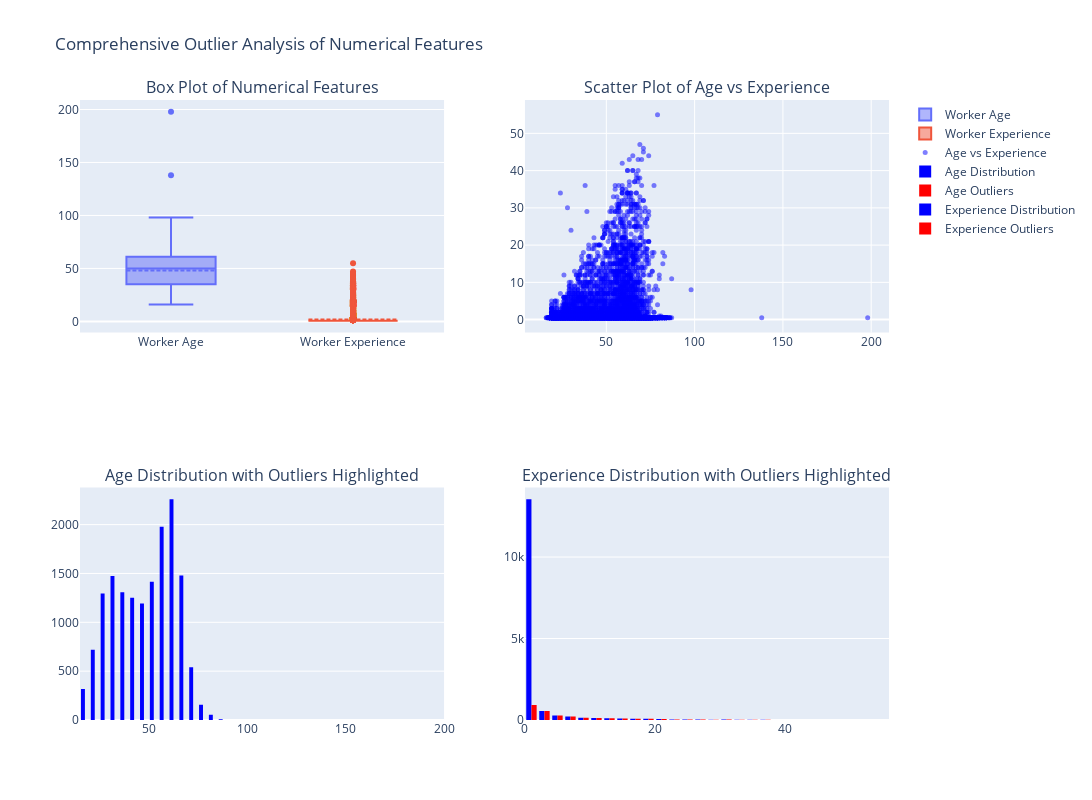

The notebook cell this image was saved under:
### Markdown cell above
### Outliers detection

### Code cell
#import plotly.express as px
import plotly.graph_objects as go
from plotly.subplots import make_subplots
import numpy as np
from scipy import stats

# Function to calculate outliers using IQR method
def get_outliers(df, column):
    Q1 = df[column].quantile(0.25)
    Q3 = df[column].quantile(0.75)
    IQR = Q3 - Q1
    lower_bound = Q1 - 1.5 * IQR
    upper_bound = Q3 + 1.5 * IQR
    outliers = df[(df[column] < lower_bound) | (df[column] > upper_bound)][column]
    return outliers, lower_bound, upper_bound

# Create subplots
fig = make_subplots(
    rows=2, cols=2,
    subplot_titles=('Box Plot of Numerical Features', 
                   'Scatter Plot of Age vs Experience',
                   'Age Distribution with Outliers Highlighted',
                   'Experience Distribution with Outliers Highlighted')
)

# 1. Box Plot
fig.add_trace(
    go.Box(y=df2['Worker_age'], name='Worker Age', boxmean=True),
    row=1, col=1
)
fig.add_trace(
    go.Box(y=df2['Worker_Experience_in_Years'], name='Worker Experience', boxmean=True),
    row=1, col=1
)

# 2. Scatter Plot
fig.add_trace(
    go.Scatter(x=df2['Worker_age'], y=df2['Worker_Experience_in_Years'], 
               mode='markers', name='Age vs Experience',
               marker=dict(color='blue', size=5, opacity=0.5)),
    row=1, col=2
)

# 3. Age Distribution with Outliers
age_outliers, age_lower, age_upper = get_outliers(df2, 'Worker_age')
fig.add_trace(
    go.Histogram(x=df2['Worker_age'], name='Age Distribution',
                 nbinsx=50, marker_color='blue'),
    row=2, col=1
)
fig.add_trace(
    go.Histogram(x=age_outliers, name='Age Outliers',
                 nbinsx=50, marker_color='red'),
    row=2, col=1
)

# 4. Experience Distribution with Outliers
exp_outliers, exp_lower, exp_upper = get_outliers(df2, 'Worker_Experience_in_Years')
fig.add_trace(
    go.Histogram(x=df2['Worker_Experience_in_Years'], name='Experience Distribution',
                 nbinsx=50, marker_color='blue'),
    row=2, col=2
)
fig.add_trace(
    go.Histogram(x=exp_outliers, name='Experience Outliers',
                 nbinsx=50, marker_color='red'),
    row=2, col=2
)

# Update layout
fig.update_layout(
    height=800, width=1200,
    title_text="Comprehensive Outlier Analysis of Numerical Features",
    showlegend=True
)

# Show plot
fig.show()

# Print statistical summary of outliers
print("\
Outlier Statistics:")
print("\
Worker Age:")
print(f"Number of outliers: {len(age_outliers)}")
print(f"Outlier range: {age_lower:.2f} to {age_upper:.2f}")
print(f"Outlier values: Min = {age_outliers.min():.2f}, Max = {age_outliers.max():.2f}")

print("\
Worker Experience:")
print(f"Number of outliers: {len(exp_outliers)}")
print(f"Outlier range: {exp_lower:.2f} to {exp_upper:.2f}")
print(f"Outlier values: Min = {exp_outliers.min():.2f}, Max = {exp_outliers.max():.2f}")

# Display rows with extreme outliers
print("\
Extreme Age Outliers (Age > 100):")
print(df2[df2['Worker_age'] > 100][['Worker_age', 'Worker_Experience_in_Years', 'Occupation_Category_Description']])

### Figure 1 — Plotly figure (JSON) as saved in the notebook; plotly's stock layout.template omitted (floating-point values rounded to 4 significant figures; data arrays with more than 128 entries replaced by an {"elided": "..."} marker saying what was removed)
{"data": [{"boxmean": true, "name": "Worker Age", "type": "box", "xaxis": "x", "y": {"elided": "15455 float values"}, "yaxis": "y"}, {"boxmean": true, "name": "Worker Experience", "type": "box", "xaxis": "x", "y": {"elided": "15455 float values"}, "yaxis": "y"}, {"marker": {"color": "blue", "opacity": 0.5, "size": 5}, "mode": "markers", "name": "Age vs Experience", "type": "scatter", "x": {"elided": "15455 float values"}, "xaxis": "x2", "y": {"elided": "15455 float values"}, "yaxis": "y2"}, {"marker": {"color": "blue"}, "name": "Age Distribution", "nbinsx": 50, "type": "histogram", "x": {"elided": "15455 float values"}, "xaxis": "x3", "yaxis": "y3"}, {"marker": {"color": "red"}, "name": "Age Outliers", "nbinsx": 50, "type": "histogram", "x": [198.0, 138.0], "xaxis": "x3", "yaxis": "y3"}, {"marker": {"color": "blue"}, "name": "Experience Distribution", "nbinsx": 50, "type": "histogram", "x": {"elided": "15455 float values"}, "xaxis": "x4", "yaxis": "y4"}, {"marker": {"color": "red"}, "name": "Experience Outliers", "nbinsx": 50, "type": "histogram", "x": {"elided": "2826 float values"}, "xaxis": "x4", "yaxis": "y4"}], "layout": {"annotations": [{"font": {"size": 16}, "showarrow": false, "text": "Box Plot of Numerical Features", "x": 0.225, "xanchor": "center", "xref": "paper", "y": 1, "yanchor": "bottom", "yref": "paper"}, {"font": {"size": 16}, "showarrow": false, "text": "Scatter Plot of Age vs Experience", "x": 0.775, "xanchor": "center", "xref": "paper", "y": 1, "yanchor": "bottom", "yref": "paper"}, {"font": {"size": 16}, "showarrow": false, "text": "Age Distribution with Outliers Highlighted", "x": 0.225, "xanchor": "center", "xref": "paper", "y": 0.375, "yanchor": "bottom", "yref": "paper"}, {"font": {"size": 16}, "showarrow": false, "text": "Experience Distribution with Outliers Highlighted", "x": 0.775, "xanchor": "center", "xref": "paper", "y": 0.375, "yanchor": "bottom", "yref": "paper"}], "height": 800, "showlegend": true, "title": {"text": "Comprehensive Outlier Analysis of Numerical Features"}, "width": 1200, "xaxis": {"anchor": "y", "domain": [0, 0.45]}, "xaxis2": {"anchor": "y2", "domain": [0.55, 1]}, "xaxis3": {"anchor": "y3", "domain": [0, 0.45]}, "xaxis4": {"anchor": "y4", "domain": [0.55, 1]}, "yaxis": {"anchor": "x", "domain": [0.625, 1]}, "yaxis2": {"anchor": "x2", "domain": [0.625, 1]}, "yaxis3": {"anchor": "x3", "domain": [0, 0.375]}, "yaxis4": {"anchor": "x4", "domain": [0, 0.375]}}}
